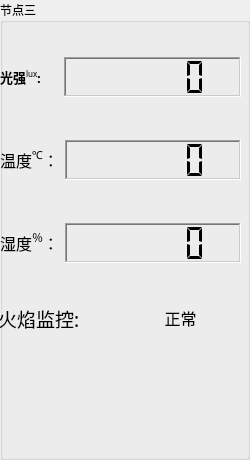
      <widget class="QGroupBox" name="groupBox_4">
       <property name="font">
        <font>
         <family>楷体_GB2312</family>
         <pointsize>9</pointsize>
         <weight>50</weight>
         <bold>false</bold>
        </font>
       </property>
       <property name="autoFillBackground">
        <bool>true</bool>
       </property>
       <property name="title">
        <string>节点三</string>
       </property>
       <property name="flat">
        <bool>true</bool>
       </property>
       <widget class="QPushButton" name="pushButton_light_fire_31">
        <property name="geometry">
         <rect>
          <x>-20</x>
          <y>340</y>
          <width>131</width>
          <height>111</height>
         </rect>
        </property>
        <property name="styleSheet">
         <string notr="true">background-image:url(:/images/08269450168fad5206c222副本.png)</string>
        </property>
        <property name="locale">
         <locale language="English" country="UnitedStatesMinorOutlyingIslands"/>
        </property>
        <property name="text">
         <string/>
        </property>
        <property name="flat">
         <bool>true</bool>
        </property>
       </widget>
       <widget class="QPushButton" name="pushButton_light_fire_32">
        <property name="geometry">
         <rect>
          <x>110</x>
          <y>340</y>
          <width>131</width>
          <height>111</height>
         </rect>
        </property>
        <property name="styleSheet">
         <string notr="true">background-image:url(:/images/08269450168fad5206c222副本.png)</string>
        </property>
        <property name="locale">
         <locale language="English" country="UnitedStatesMinorOutlyingIslands"/>
        </property>
        <property name="text">
         <string/>
        </property>
        <property name="flat">
         <bool>true</bool>
        </property>
       </widget>
       <widget class="QWidget" name="layoutWidget_5">
        <property name="geometry">
         <rect>
          <x>-2</x>
          <y>298</y>
          <width>241</width>
          <height>41</height>
         </rect>
        </property>
        <layout class="QHBoxLayout" name="horizontalLayout_24">
         <item>
          <widget class="QLabel" name="Label_Fire_3">
           <property name="sizePolicy">
            <sizepolicy hsizetype="Minimum" vsizetype="MinimumExpanding">
             <horstretch>0</horstretch>
             <verstretch>0</verstretch>
            </sizepolicy>
           </property>
           <property name="maximumSize">
            <size>
             <width>200</width>
             <height>50</height>
            </size>
           </property>
           <property name="font">
            <font>
             <family>楷体</family>
             <pointsize>12</pointsize>
             <weight>50</weight>
             <bold>false</bold>
             <underline>false</underline>
            </font>
           </property>
           <property name="text">
            <string>&lt;html&gt;&lt;head/&gt;&lt;body&gt;&lt;p&gt;&lt;span style=&quot; font-size:14pt;&quot;&gt;火焰监控:&lt;/span&gt;&lt;/p&gt;&lt;/body&gt;&lt;/html&gt;</string>
           </property>
          </widget>
         </item>
         <item>
          <widget class="QLabel" name="Label_FireResult_3">
           <property name="sizePolicy">
            <sizepolicy hsizetype="Maximum" vsizetype="Maximum">
             <horstretch>0</horstretch>
             <verstretch>0</verstretch>
            </sizepolicy>
           </property>
           <property name="maximumSize">
            <size>
             <width>200</width>
             <height>50</height>
            </size>
           </property>
           <property name="font">
            <font>
             <family>楷体</family>
             <pointsize>12</pointsize>
             <weight>50</weight>
             <bold>false</bold>
             <underline>false</underline>
            </font>
           </property>
           <property name="text">
            <string>&lt;html&gt;&lt;head/&gt;&lt;body&gt;&lt;p align=&quot;center&quot;&gt;正常&lt;/p&gt;&lt;/body&gt;&lt;/html&gt;</string>
           </property>
          </widget>
         </item>
        </layout>
       </widget>
       <widget class="QWidget" name="layoutWidget_4">
        <property name="geometry">
         <rect>
          <x>0</x>
          <y>20</y>
          <width>241</width>
          <height>281</height>
         </rect>
        </property>
        <layout class="QVBoxLayout" name="verticalLayout_4">
         <item>
          <layout class="QHBoxLayout" name="horizontalLayout_5">
           <item>
            <widget class="QLabel" name="Label_Lux_3">
             <property name="sizePolicy">
              <sizepolicy hsizetype="Maximum" vsizetype="Maximum">
               <horstretch>0</horstretch>
               <verstretch>0</verstretch>
              </sizepolicy>
             </property>
             <property name="font">
              <font>
               <family>楷体</family>
               <pointsize>12</pointsize>
               <weight>50</weight>
               <bold>false</bold>
               <underline>false</underline>
              </font>
             </property>
             <property name="text">
              <string>&lt;html&gt;&lt;head/&gt;&lt;body&gt;&lt;p&gt;&lt;span style=&quot; font-size:10pt; font-weight:600;&quot;&gt;光强&lt;/span&gt;&lt;span style=&quot; font-size:10pt; vertical-align:super;&quot;&gt;lux&lt;/span&gt;&lt;span style=&quot; font-size:10pt; font-weight:600;&quot;&gt;:&lt;/span&gt;&lt;/p&gt;&lt;/body&gt;&lt;/html&gt;</string>
             </property>
            </widget>
           </item>
           <item>
            <spacer name="horizontalSpacer_7">
             <property name="orientation">
              <enum>Qt::Horizontal</enum>
             </property>
             <property name="sizeType">
              <enum>QSizePolicy::Ignored</enum>
             </property>
             <property name="sizeHint" stdset="0">
              <size>
               <width>17</width>
               <height>13</height>
              </size>
             </property>
            </spacer>
           </item>
           <item>
            <widget class="QLCDNumber" name="lcdNumber_lux_3">
             <property name="sizePolicy">
              <sizepolicy hsizetype="MinimumExpanding" vsizetype="Maximum">
               <horstretch>0</horstretch>
               <verstretch>0</verstretch>
              </sizepolicy>
             </property>
             <property name="minimumSize">
              <size>
               <width>0</width>
               <height>40</height>
              </size>
             </property>
             <property name="baseSize">
              <size>
               <width>0</width>
               <height>0</height>
              </size>
             </property>
             <property name="font">
              <font>
               <weight>75</weight>
               <bold>true</bold>
              </font>
             </property>
             <property name="cursor">
              <cursorShape>ArrowCursor</cursorShape>
             </property>
             <property name="autoFillBackground">
              <bool>false</bool>
             </property>
             <property name="frameShape">
              <enum>QFrame::WinPanel</enum>
             </property>
             <property name="frameShadow">
              <enum>QFrame::Sunken</enum>
             </property>
             <property name="smallDecimalPoint">
              <bool>true</bool>
             </property>
             <property name="digitCount">
              <number>5</number>
             </property>
             <property name="segmentStyle">
              <enum>QLCDNumber::Flat</enum>
             </property>
            </widget>
           </item>
          </layout>
         </item>
         <item>
          <layout class="QHBoxLayout" name="horizontalLayout_12">
           <item>
            <widget class="QLabel" name="label_Temp_3">
             <property name="sizePolicy">
              <sizepolicy hsizetype="Maximum" vsizetype="Maximum">
               <horstretch>0</horstretch>
               <verstretch>0</verstretch>
              </sizepolicy>
             </property>
             <property name="font">
              <font>
               <family>楷体</family>
               <pointsize>12</pointsize>
               <weight>50</weight>
               <bold>false</bold>
              </font>
             </property>
             <property name="text">
              <string>&lt;html&gt;&lt;head/&gt;&lt;body&gt;&lt;p align=&quot;center&quot;&gt;&lt;span style=&quot; font-weight:400;&quot;&gt;温度&lt;/span&gt;&lt;span style=&quot; font-weight:400; vertical-align:super;&quot;&gt;℃&lt;/span&gt;&lt;span style=&quot; font-weight:400;&quot;&gt;：&lt;/span&gt;&lt;/p&gt;&lt;/body&gt;&lt;/html&gt;</string>
             </property>
            </widget>
           </item>
           <item>
            <widget class="QLCDNumber" name="lcdNumber_Temp_3">
             <property name="sizePolicy">
              <sizepolicy hsizetype="Minimum" vsizetype="Maximum">
               <horstretch>0</horstretch>
               <verstretch>0</verstretch>
              </sizepolicy>
             </property>
             <property name="minimumSize">
              <size>
               <width>10</width>
               <height>40</height>
              </size>
             </property>
             <property name="baseSize">
              <size>
               <width>0</width>
               <height>0</height>
              </size>
             </property>
             <property name="font">
              <font>
               <weight>75</weight>
               <bold>true</bold>
              </font>
             </property>
             <property name="cursor">
              <cursorShape>ArrowCursor</cursorShape>
             </property>
             <property name="autoFillBackground">
              <bool>false</bool>
             </property>
             <property name="frameShape">
              <enum>QFrame::WinPanel</enum>
             </property>
             <property name="frameShadow">
              <enum>QFrame::Sunken</enum>
             </property>
             <property name="smallDecimalPoint">
              <bool>true</bool>
             </property>
             <property name="digitCount">
              <number>5</number>
             </property>
             <property name="segmentStyle">
              <enum>QLCDNumber::Flat</enum>
             </property>
            </widget>
           </item>
          </layout>
         </item>
         <item>
          <layout class="QHBoxLayout" name="horizontalLayout_13">
           <item>
            <widget class="QLabel" name="label_Humidity_3">
             <property name="sizePolicy">
              <sizepolicy hsizetype="Maximum" vsizetype="Maximum">
               <horstretch>0</horstretch>
               <verstretch>0</verstretch>
              </sizepolicy>
             </property>
             <property name="font">
              <font>
               <family>楷体</family>
               <pointsize>12</pointsize>
               <weight>50</weight>
               <bold>false</bold>
              </font>
             </property>
             <property name="text">
              <string>&lt;html&gt;&lt;head/&gt;&lt;body&gt;&lt;p align=&quot;center&quot;&gt;&lt;span style=&quot; font-weight:400;&quot;&gt;湿度&lt;/span&gt;&lt;span style=&quot; font-weight:400; vertical-align:super;&quot;&gt;％&lt;/span&gt;&lt;span style=&quot; font-weight:400;&quot;&gt;：&lt;/span&gt;&lt;/p&gt;&lt;/body&gt;&lt;/html&gt;</string>
             </property>
            </widget>
           </item>
           <item>
            <widget class="QLCDNumber" name="lcdNumber_Humidity_3">
             <property name="sizePolicy">
              <sizepolicy hsizetype="Preferred" vsizetype="Maximum">
               <horstretch>0</horstretch>
               <verstretch>0</verstretch>
              </sizepolicy>
             </property>
             <property name="minimumSize">
              <size>
               <width>0</width>
               <height>40</height>
              </size>
             </property>
             <property name="baseSize">
              <size>
               <width>0</width>
               <height>0</height>
              </size>
             </property>
             <property name="font">
              <font>
               <weight>75</weight>
               <bold>true</bold>
              </font>
             </property>
             <property name="cursor">
              <cursorShape>ArrowCursor</cursorShape>
             </property>
             <property name="autoFillBackground">
              <bool>false</bool>
             </property>
             <property name="frameShape">
              <enum>QFrame::WinPanel</enum>
             </property>
             <property name="frameShadow">
              <enum>QFrame::Sunken</enum>
             </property>
             <property name="smallDecimalPoint">
              <bool>true</bool>
             </property>
             <property name="digitCount">
              <number>5</number>
             </property>
             <property name="segmentStyle">
              <enum>QLCDNumber::Flat</enum>
             </property>
            </widget>
           </item>
          </layout>
         </item>
        </layout>
       </widget>
      </widget>
